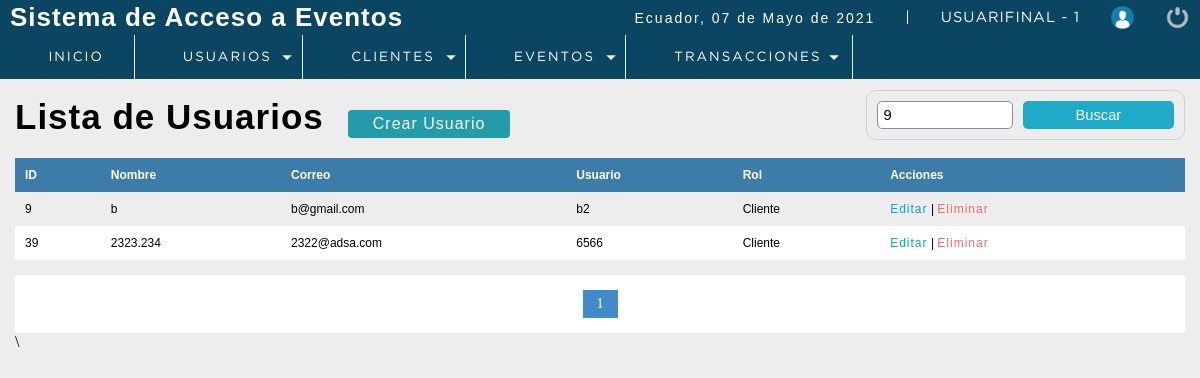
Before: /P_seminarios/sistema/buscar_usuario.php?busqueda=9 (signed in) with the older database file.
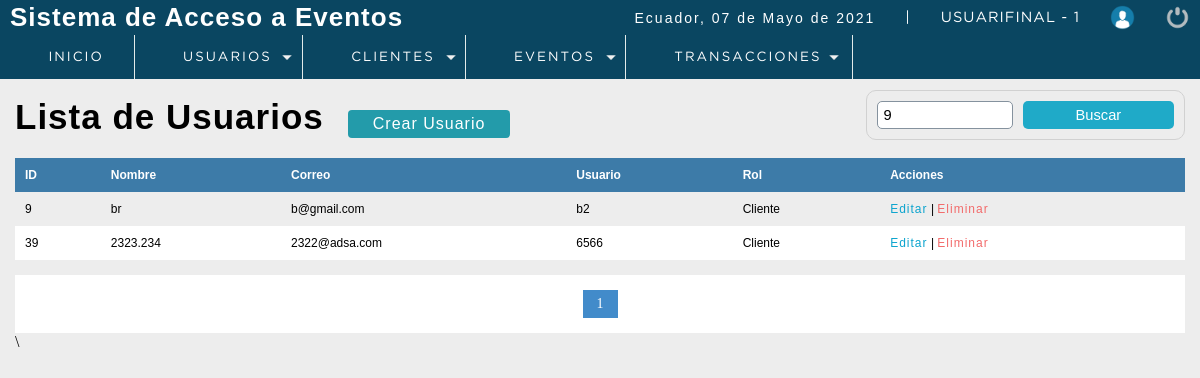
After: the same page with the newer database file.
### tables this page shows
CREATE TABLE `usuario` (
  `idusuario` int(11) NOT NULL,
  `nombre` varchar(50) DEFAULT NULL,
  `correo` varchar(100) DEFAULT NULL,
  `usuario` varchar(15) DEFAULT NULL,
  `clave` varchar(100) DEFAULT NULL,
  `rol` int(11) DEFAULT NULL,
  `Status` int(11) NOT NULL DEFAULT 1,
  `cod_cliente` int(11) DEFAULT 0
);

CREATE TABLE `rol` (
  `idrol` int(11) NOT NULL,
  `rol` varchar(20) DEFAULT NULL
);

### P_seminarios/sistema/buscar_usuario.php (the view, shortened to what the changed rows need)
<?php
 include "../conection.php";
?>
<!DOCTYPE html>
<html lang="en">
<head>
	<?php include "includes/scripts.php"?>
</head>
<body>
 <?php include "includes/header.php"?>
	<section id="container">
    <?php
        $busqueda = strtolower($_REQUEST['busqueda']) ;
    ?>
		<h1>Lista de Usuarios</h1>
        <table>
            <tr>
                <th>ID</th>
                <th>Nombre</th>
                <th>Correo</th>
                <th>Usuario</th>
                <th>Rol</th>
                <th>Acciones</th>
            </tr>
            <?php
           $por_pagina = 4;
           if (empty($_GET['pagina'])) {
               $pagina =1;
           }
           else {
               $pagina = $_GET['pagina'];
           }
           $desde = ($pagina - 1) * $por_pagina;
           $query = mysqli_query($conection,"SELECT u.Idusuario, u.nombre, u.correo, u.usuario, r.rol FROM usuario u
                                                                                                      INNER JOIN rol r
                                                                                                      ON u.rol = r.idrol
                                                                                                      WHERE
                                                                                                        (
                                                                                                            u.idusuario   LIKE '%$busqueda%' OR
                                                                                                            u.nombre	  LIKE '%$busqueda%' OR
                                                                                                            u.correo	  LIKE '%$busqueda%' OR
                                                                                                            u.usuario	  LIKE '%$busqueda%' OR
                                                                                                            r.rol         LIKE '%$busqueda%'
                                                                                                        )
                                                                                                      AND
                                                                                                      Status = 1
                                                                                                      ORDER BY idusuario ASC LIMIT $desde, $por_pagina");
           $result = mysqli_num_rows($query);
           if ($result > 0) {
               while ($data = mysqli_fetch_array($query)) {
           ?>
            <tr>
                <td><?php echo $data["Idusuario"];?></td>
                <td><?php echo $data["nombre"];?></td>
                <td><?php echo $data["correo"];?></td>
                <td><?php echo $data["usuario"];?></td>
                <td><?php echo $data["rol"];?></td>
                <td>
                    <a class="link_edit" href="editar_usuario.php?id=<?php echo $data["Idusuario"];?>">Editar</a>
                    |
                    <?php
                        if ($data["Idusuario"] !=1) {
                    ?>
                    <a class="link_delete" href="eliminar_usuario.php?id=<?php echo $data["Idusuario"];?>">Eliminar</a>
                    <?php
                        }
                    ?>
                </td>
            </tr>
                <?php
               }
           }
            ?>
        </table>
	</section>
</body>
</html>

Changed rows visible on the page:
changed usuario "b@gmail.com": nombre "b" → "br"
